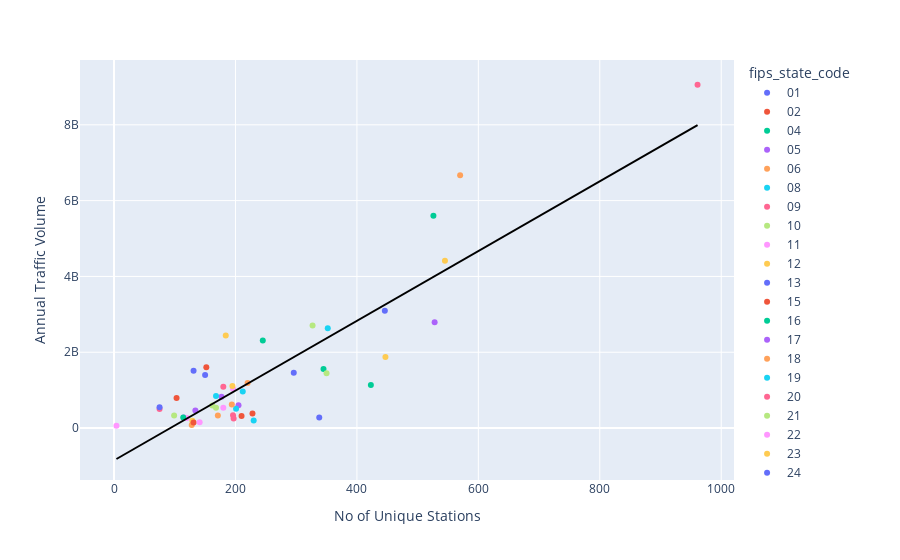

The code cell stored with this chart in its notebook:
### Code cell
# Merge num_unique_stations with traffic_state
merge_station_state = num_unique_stations.merge(traffic_state, on="fips_state_code")
fig = px.scatter(merge_station_state, x="num_unique_stations", y="annual_traffic_volume",
           color="fips_state_code", trendline="ols", trendline_scope="overall",
           hover_data=["fips_state_code"], trendline_color_override="black",
           labels={"num_unique_stations": "No of Unique Stations",
                   "annual_traffic_volume": "Annual Traffic Volume"})
fig

### Figure 1 — Plotly figure (JSON) as saved in the notebook; plotly's stock layout.template omitted (floating-point values rounded to 4 significant figures)
{"data": [{"customdata": [["01"]], "hovertemplate": "fips_state_code=%{customdata[0]}<br>No of Unique Stations=%{x}<br>Annual Traffic Volume=%{y}<extra></extra>", "legendgroup": "01", "marker": {"color": "#636efa", "symbol": "circle"}, "mode": "markers", "name": "01", "orientation": "v", "showlegend": true, "type": "scatter", "x": [296], "xaxis": "x", "y": [1461509905], "yaxis": "y"}, {"customdata": [["02"]], "hovertemplate": "fips_state_code=%{customdata[0]}<br>No of Unique Stations=%{x}<br>Annual Traffic Volume=%{y}<extra></extra>", "legendgroup": "02", "marker": {"color": "#EF553B", "symbol": "circle"}, "mode": "markers", "name": "02", "orientation": "v", "showlegend": true, "type": "scatter", "x": [210], "xaxis": "x", "y": [318138924], "yaxis": "y"}, {"customdata": [["04"]], "hovertemplate": "fips_state_code=%{customdata[0]}<br>No of Unique Stations=%{x}<br>Annual Traffic Volume=%{y}<extra></extra>", "legendgroup": "04", "marker": {"color": "#00cc96", "symbol": "circle"}, "mode": "markers", "name": "04", "orientation": "v", "showlegend": true, "type": "scatter", "x": [526], "xaxis": "x", "y": [5600393206], "yaxis": "y"}, {"customdata": [["05"]], "hovertemplate": "fips_state_code=%{customdata[0]}<br>No of Unique Stations=%{x}<br>Annual Traffic Volume=%{y}<extra></extra>", "legendgroup": "05", "marker": {"color": "#ab63fa", "symbol": "circle"}, "mode": "markers", "name": "05", "orientation": "v", "showlegend": true, "type": "scatter", "x": [115], "xaxis": "x", "y": [278436058], "yaxis": "y"}, {"customdata": [["06"]], "hovertemplate": "fips_state_code=%{customdata[0]}<br>No of Unique Stations=%{x}<br>Annual Traffic Volume=%{y}<extra></extra>", "legendgroup": "06", "marker": {"color": "#FFA15A", "symbol": "circle"}, "mode": "markers", "name": "06", "orientation": "v", "showlegend": true, "type": "scatter", "x": [570], "xaxis": "x", "y": [6670057776], "yaxis": "y"}, {"customdata": [["08"]], "hovertemplate": "fips_state_code=%{customdata[0]}<br>No of Unique Stations=%{x}<br>Annual Traffic Volume=%{y}<extra></extra>", "legendgroup": "08", "marker": {"color": "#19d3f3", "symbol": "circle"}, "mode": "markers", "name": "08", "orientation": "v", "showlegend": true, "type": "scatter", "x": [212], "xaxis": "x", "y": [964145461], "yaxis": "y"}, {"customdata": [["09"]], "hovertemplate": "fips_state_code=%{customdata[0]}<br>No of Unique Stations=%{x}<br>Annual Traffic Volume=%{y}<extra></extra>", "legendgroup": "09", "marker": {"color": "#FF6692", "symbol": "circle"}, "mode": "markers", "name": "09", "orientation": "v", "showlegend": true, "type": "scatter", "x": [75], "xaxis": "x", "y": [500556105], "yaxis": "y"}, {"customdata": [["10"]], "hovertemplate": "fips_state_code=%{customdata[0]}<br>No of Unique Stations=%{x}<br>Annual Traffic Volume=%{y}<extra></extra>", "legendgroup": "10", "marker": {"color": "#B6E880", "symbol": "circle"}, "mode": "markers", "name": "10", "orientation": "v", "showlegend": true, "type": "scatter", "x": [168], "xaxis": "x", "y": [534104309], "yaxis": "y"}, {"customdata": [["11"]], "hovertemplate": "fips_state_code=%{customdata[0]}<br>No of Unique Stations=%{x}<br>Annual Traffic Volume=%{y}<extra></extra>", "legendgroup": "11", "marker": {"color": "#FF97FF", "symbol": "circle"}, "mode": "markers", "name": "11", "orientation": "v", "showlegend": true, "type": "scatter", "x": [4], "xaxis": "x", "y": [59205437], "yaxis": "y"}, {"customdata": [["12"]], "hovertemplate": "fips_state_code=%{customdata[0]}<br>No of Unique Stations=%{x}<br>Annual Traffic Volume=%{y}<extra></extra>", "legendgroup": "12", "marker": {"color": "#FECB52", "symbol": "circle"}, "mode": "markers", "name": "12", "orientation": "v", "showlegend": true, "type": "scatter", "x": [545], "xaxis": "x", "y": [4412694931], "yaxis": "y"}, {"customdata": [["13"]], "hovertemplate": "fips_state_code=%{customdata[0]}<br>No of Unique Stations=%{x}<br>Annual Traffic Volume=%{y}<extra></extra>", "legendgroup": "13", "marker": {"color": "#636efa", "symbol": "circle"}, "mode": "markers", "name": "13", "orientation": "v", "showlegend": true, "type": "scatter", "x": [446], "xaxis": "x", "y": [3094751035], "yaxis": "y"}, {"customdata": [["15"]], "hovertemplate": "fips_state_code=%{customdata[0]}<br>No of Unique Stations=%{x}<br>Annual Traffic Volume=%{y}<extra></extra>", "legendgroup": "15", "marker": {"color": "#EF553B", "symbol": "circle"}, "mode": "markers", "name": "15", "orientation": "v", "showlegend": true, "type": "scatter", "x": [152], "xaxis": "x", "y": [1605036832], "yaxis": "y"}, {"customdata": [["16"]], "hovertemplate": "fips_state_code=%{customdata[0]}<br>No of Unique Stations=%{x}<br>Annual Traffic Volume=%{y}<extra></extra>", "legendgroup": "16", "marker": {"color": "#00cc96", "symbol": "circle"}, "mode": "markers", "name": "16", "orientation": "v", "showlegend": true, "type": "scatter", "x": [423], "xaxis": "x", "y": [1134837654], "yaxis": "y"}, {"customdata": [["17"]], "hovertemplate": "fips_state_code=%{customdata[0]}<br>No of Unique Stations=%{x}<br>Annual Traffic Volume=%{y}<extra></extra>", "legendgroup": "17", "marker": {"color": "#ab63fa", "symbol": "circle"}, "mode": "markers", "name": "17", "orientation": "v", "showlegend": true, "type": "scatter", "x": [205], "xaxis": "x", "y": [604663105], "yaxis": "y"}, {"customdata": [["18"]], "hovertemplate": "fips_state_code=%{customdata[0]}<br>No of Unique Stations=%{x}<br>Annual Traffic Volume=%{y}<extra></extra>", "legendgroup": "18", "marker": {"color": "#FFA15A", "symbol": "circle"}, "mode": "markers", "name": "18", "orientation": "v", "showlegend": true, "type": "scatter", "x": [171], "xaxis": "x", "y": [332236497], "yaxis": "y"}, {"customdata": [["19"]], "hovertemplate": "fips_state_code=%{customdata[0]}<br>No of Unique Stations=%{x}<br>Annual Traffic Volume=%{y}<extra></extra>", "legendgroup": "19", "marker": {"color": "#19d3f3", "symbol": "circle"}, "mode": "markers", "name": "19", "orientation": "v", "showlegend": true, "type": "scatter", "x": [201], "xaxis": "x", "y": [510570289], "yaxis": "y"}, {"customdata": [["20"]], "hovertemplate": "fips_state_code=%{customdata[0]}<br>No of Unique Stations=%{x}<br>Annual Traffic Volume=%{y}<extra></extra>", "legendgroup": "20", "marker": {"color": "#FF6692", "symbol": "circle"}, "mode": "markers", "name": "20", "orientation": "v", "showlegend": true, "type": "scatter", "x": [196], "xaxis": "x", "y": [340832204], "yaxis": "y"}, {"customdata": [["21"]], "hovertemplate": "fips_state_code=%{customdata[0]}<br>No of Unique Stations=%{x}<br>Annual Traffic Volume=%{y}<extra></extra>", "legendgroup": "21", "marker": {"color": "#B6E880", "symbol": "circle"}, "mode": "markers", "name": "21", "orientation": "v", "showlegend": true, "type": "scatter", "x": [162], "xaxis": "x", "y": [597736449], "yaxis": "y"}, {"customdata": [["22"]], "hovertemplate": "fips_state_code=%{customdata[0]}<br>No of Unique Stations=%{x}<br>Annual Traffic Volume=%{y}<extra></extra>", "legendgroup": "22", "marker": {"color": "#FF97FF", "symbol": "circle"}, "mode": "markers", "name": "22", "orientation": "v", "showlegend": true, "type": "scatter", "x": [120], "xaxis": "x", "y": [263211358], "yaxis": "y"}, {"customdata": [["23"]], "hovertemplate": "fips_state_code=%{customdata[0]}<br>No of Unique Stations=%{x}<br>Annual Traffic Volume=%{y}<extra></extra>", "legendgroup": "23", "marker": {"color": "#FECB52", "symbol": "circle"}, "mode": "markers", "name": "23", "orientation": "v", "showlegend": true, "type": "scatter", "x": [129], "xaxis": "x", "y": [195938846], "yaxis": "y"}, {"customdata": [["24"]], "hovertemplate": "fips_state_code=%{customdata[0]}<br>No of Unique Stations=%{x}<br>Annual Traffic Volume=%{y}<extra></extra>", "legendgroup": "24", "marker": {"color": "#636efa", "symbol": "circle"}, "mode": "markers", "name": "24", "orientation": "v", "showlegend": true, "type": "scatter", "x": [150], "xaxis": "x", "y": [1399825682], "yaxis": "y"}, {"customdata": [["25"]], "hovertemplate": "fips_state_code=%{customdata[0]}<br>No of Unique Stations=%{x}<br>Annual Traffic Volume=%{y}<extra></extra>", "legendgroup": "25", "marker": {"color": "#EF553B", "symbol": "circle"}, "mode": "markers", "name": "25", "orientation": "v", "showlegend": true, "type": "scatter", "x": [103], "xaxis": "x", "y": [795943829], "yaxis": "y"}, {"customdata": [["26"]], "hovertemplate": "fips_state_code=%{customdata[0]}<br>No of Unique Stations=%{x}<br>Annual Traffic Volume=%{y}<extra></extra>", "legendgroup": "26", "marker": {"color": "#00cc96", "symbol": "circle"}, "mode": "markers", "name": "26", "orientation": "v", "showlegend": true, "type": "scatter", "x": [245], "xaxis": "x", "y": [2308504217], "yaxis": "y"}, {"customdata": [["27"]], "hovertemplate": "fips_state_code=%{customdata[0]}<br>No of Unique Stations=%{x}<br>Annual Traffic Volume=%{y}<extra></extra>", "legendgroup": "27", "marker": {"color": "#ab63fa", "symbol": "circle"}, "mode": "markers", "name": "27", "orientation": "v", "showlegend": true, "type": "scatter", "x": [177], "xaxis": "x", "y": [828942796], "yaxis": "y"}, {"customdata": [["28"]], "hovertemplate": "fips_state_code=%{customdata[0]}<br>No of Unique Stations=%{x}<br>Annual Traffic Volume=%{y}<extra></extra>", "legendgroup": "28", "marker": {"color": "#FFA15A", "symbol": "circle"}, "mode": "markers", "name": "28", "orientation": "v", "showlegend": true, "type": "scatter", "x": [194], "xaxis": "x", "y": [619803351], "yaxis": "y"}, {"customdata": [["29"]], "hovertemplate": "fips_state_code=%{customdata[0]}<br>No of Unique Stations=%{x}<br>Annual Traffic Volume=%{y}<extra></extra>", "legendgroup": "29", "marker": {"color": "#19d3f3", "symbol": "circle"}, "mode": "markers", "name": "29", "orientation": "v", "showlegend": true, "type": "scatter", "x": [168], "xaxis": "x", "y": [849276076], "yaxis": "y"}, {"customdata": [["30"]], "hovertemplate": "fips_state_code=%{customdata[0]}<br>No of Unique Stations=%{x}<br>Annual Traffic Volume=%{y}<extra></extra>", "legendgroup": "30", "marker": {"color": "#FF6692", "symbol": "circle"}, "mode": "markers", "name": "30", "orientation": "v", "showlegend": true, "type": "scatter", "x": [197], "xaxis": "x", "y": [255608184], "yaxis": "y"}, {"customdata": [["31"]], "hovertemplate": "fips_state_code=%{customdata[0]}<br>No of Unique Stations=%{x}<br>Annual Traffic Volume=%{y}<extra></extra>", "legendgroup": "31", "marker": {"color": "#B6E880", "symbol": "circle"}, "mode": "markers", "name": "31", "orientation": "v", "showlegend": true, "type": "scatter", "x": [99], "xaxis": "x", "y": [329863440], "yaxis": "y"}, {"customdata": [["32"]], "hovertemplate": "fips_state_code=%{customdata[0]}<br>No of Unique Stations=%{x}<br>Annual Traffic Volume=%{y}<extra></extra>", "legendgroup": "32", "marker": {"color": "#FF97FF", "symbol": "circle"}, "mode": "markers", "name": "32", "orientation": "v", "showlegend": true, "type": "scatter", "x": [196], "xaxis": "x", "y": [1037072029], "yaxis": "y"}, {"customdata": [["33"]], "hovertemplate": "fips_state_code=%{customdata[0]}<br>No of Unique Stations=%{x}<br>Annual Traffic Volume=%{y}<extra></extra>", "legendgroup": "33", "marker": {"color": "#FECB52", "symbol": "circle"}, "mode": "markers", "name": "33", "orientation": "v", "showlegend": true, "type": "scatter", "x": [195], "xaxis": "x", "y": [1108253743], "yaxis": "y"}, {"customdata": [["34"]], "hovertemplate": "fips_state_code=%{customdata[0]}<br>No of Unique Stations=%{x}<br>Annual Traffic Volume=%{y}<extra></extra>", "legendgroup": "34", "marker": {"color": "#636efa", "symbol": "circle"}, "mode": "markers", "name": "34", "orientation": "v", "showlegend": true, "type": "scatter", "x": [75], "xaxis": "x", "y": [549456912], "yaxis": "y"}, {"customdata": [["35"]], "hovertemplate": "fips_state_code=%{customdata[0]}<br>No of Unique Stations=%{x}<br>Annual Traffic Volume=%{y}<extra></extra>", "legendgroup": "35", "marker": {"color": "#EF553B", "symbol": "circle"}, "mode": "markers", "name": "35", "orientation": "v", "showlegend": true, "type": "scatter", "x": [228], "xaxis": "x", "y": [384977104], "yaxis": "y"}, {"customdata": [["36"]], "hovertemplate": "fips_state_code=%{customdata[0]}<br>No of Unique Stations=%{x}<br>Annual Traffic Volume=%{y}<extra></extra>", "legendgroup": "36", "marker": {"color": "#00cc96", "symbol": "circle"}, "mode": "markers", "name": "36", "orientation": "v", "showlegend": true, "type": "scatter", "x": [345], "xaxis": "x", "y": [1560213283], "yaxis": "y"}, {"customdata": [["37"]], "hovertemplate": "fips_state_code=%{customdata[0]}<br>No of Unique Stations=%{x}<br>Annual Traffic Volume=%{y}<extra></extra>", "legendgroup": "37", "marker": {"color": "#ab63fa", "symbol": "circle"}, "mode": "markers", "name": "37", "orientation": "v", "showlegend": true, "type": "scatter", "x": [134], "xaxis": "x", "y": [466053858], "yaxis": "y"}, {"customdata": [["38"]], "hovertemplate": "fips_state_code=%{customdata[0]}<br>No of Unique Stations=%{x}<br>Annual Traffic Volume=%{y}<extra></extra>", "legendgroup": "38", "marker": {"color": "#FFA15A", "symbol": "circle"}, "mode": "markers", "name": "38", "orientation": "v", "showlegend": true, "type": "scatter", "x": [128], "xaxis": "x", "y": [80318777], "yaxis": "y"}, {"customdata": [["39"]], "hovertemplate": "fips_state_code=%{customdata[0]}<br>No of Unique Stations=%{x}<br>Annual Traffic Volume=%{y}<extra></extra>", "legendgroup": "39", "marker": {"color": "#19d3f3", "symbol": "circle"}, "mode": "markers", "name": "39", "orientation": "v", "showlegend": true, "type": "scatter", "x": [352], "xaxis": "x", "y": [2631835767], "yaxis": "y"}, {"customdata": [["40"]], "hovertemplate": "fips_state_code=%{customdata[0]}<br>No of Unique Stations=%{x}<br>Annual Traffic Volume=%{y}<extra></extra>", "legendgroup": "40", "marker": {"color": "#FF6692", "symbol": "circle"}, "mode": "markers", "name": "40", "orientation": "v", "showlegend": true, "type": "scatter", "x": [180], "xaxis": "x", "y": [1090108811], "yaxis": "y"}, {"customdata": [["41"]], "hovertemplate": "fips_state_code=%{customdata[0]}<br>No of Unique Stations=%{x}<br>Annual Traffic Volume=%{y}<extra></extra>", "legendgroup": "41", "marker": {"color": "#B6E880", "symbol": "circle"}, "mode": "markers", "name": "41", "orientation": "v", "showlegend": true, "type": "scatter", "x": [350], "xaxis": "x", "y": [1443103445], "yaxis": "y"}, {"customdata": [["42"]], "hovertemplate": "fips_state_code=%{customdata[0]}<br>No of Unique Stations=%{x}<br>Annual Traffic Volume=%{y}<extra></extra>", "legendgroup": "42", "marker": {"color": "#FF97FF", "symbol": "circle"}, "mode": "markers", "name": "42", "orientation": "v", "showlegend": true, "type": "scatter", "x": [180], "xaxis": "x", "y": [534070530], "yaxis": "y"}, {"customdata": [["44"]], "hovertemplate": "fips_state_code=%{customdata[0]}<br>No of Unique Stations=%{x}<br>Annual Traffic Volume=%{y}<extra></extra>", "legendgroup": "44", "marker": {"color": "#FECB52", "symbol": "circle"}, "mode": "markers", "name": "44", "orientation": "v", "showlegend": true, "type": "scatter", "x": [184], "xaxis": "x", "y": [2441569023], "yaxis": "y"}, {"customdata": [["45"]], "hovertemplate": "fips_state_code=%{customdata[0]}<br>No of Unique Stations=%{x}<br>Annual Traffic Volume=%{y}<extra></extra>", "legendgroup": "45", "marker": {"color": "#636efa", "symbol": "circle"}, "mode": "markers", "name": "45", "orientation": "v", "showlegend": true, "type": "scatter", "x": [131], "xaxis": "x", "y": [1511178572], "yaxis": "y"}, {"customdata": [["46"]], "hovertemplate": "fips_state_code=%{customdata[0]}<br>No of Unique Stations=%{x}<br>Annual Traffic Volume=%{y}<extra></extra>", "legendgroup": "46", "marker": {"color": "#EF553B", "symbol": "circle"}, "mode": "markers", "name": "46", "orientation": "v", "showlegend": true, "type": "scatter", "x": [131], "xaxis": "x", "y": [147911499], "yaxis": "y"}, {"customdata": [["47"]], "hovertemplate": "fips_state_code=%{customdata[0]}<br>No of Unique Stations=%{x}<br>Annual Traffic Volume=%{y}<extra></extra>", "legendgroup": "47", "marker": {"color": "#00cc96", "symbol": "circle"}, "mode": "markers", "name": "47", "orientation": "v", "showlegend": true, "type": "scatter", "x": [114], "xaxis": "x", "y": [276729299], "yaxis": "y"}, {"customdata": [["48"]], "hovertemplate": "fips_state_code=%{customdata[0]}<br>No of Unique Stations=%{x}<br>Annual Traffic Volume=%{y}<extra></extra>", "legendgroup": "48", "marker": {"color": "#ab63fa", "symbol": "circle"}, "mode": "markers", "name": "48", "orientation": "v", "showlegend": true, "type": "scatter", "x": [528], "xaxis": "x", "y": [2791691757], "yaxis": "y"}, {"customdata": [["49"]], "hovertemplate": "fips_state_code=%{customdata[0]}<br>No of Unique Stations=%{x}<br>Annual Traffic Volume=%{y}<extra></extra>", "legendgroup": "49", "marker": {"color": "#FFA15A", "symbol": "circle"}, "mode": "markers", "name": "49", "orientation": "v", "showlegend": true, "type": "scatter", "x": [220], "xaxis": "x", "y": [1191135280], "yaxis": "y"}, {"customdata": [["50"]], "hovertemplate": "fips_state_code=%{customdata[0]}<br>No of Unique Stations=%{x}<br>Annual Traffic Volume=%{y}<extra></extra>", "legendgroup": "50", "marker": {"color": "#19d3f3", "symbol": "circle"}, "mode": "markers", "name": "50", "orientation": "v", "showlegend": true, "type": "scatter", "x": [230], "xaxis": "x", "y": [197420518], "yaxis": "y"}, {"customdata": [["51"]], "hovertemplate": "fips_state_code=%{customdata[0]}<br>No of Unique Stations=%{x}<br>Annual Traffic Volume=%{y}<extra></extra>", "legendgroup": "51", "marker": {"color": "#FF6692", "symbol": "circle"}, "mode": "markers", "name": "51", "orientation": "v", "showlegend": true, "type": "scatter", "x": [961], "xaxis": "x", "y": [9056241744], "yaxis": "y"}, {"customdata": [["53"]], "hovertemplate": "fips_state_code=%{customdata[0]}<br>No of Unique Stations=%{x}<br>Annual Traffic Volume=%{y}<extra></extra>", "legendgroup": "53", "marker": {"color": "#B6E880", "symbol": "circle"}, "mode": "markers", "name": "53", "orientation": "v", "showlegend": true, "type": "scatter", "x": [327], "xaxis": "x", "y": [2702688901], "yaxis": "y"}, {"customdata": [["54"]], "hovertemplate": "fips_state_code=%{customdata[0]}<br>No of Unique Stations=%{x}<br>Annual Traffic Volume=%{y}<extra></extra>", "legendgroup": "54", "marker": {"color": "#FF97FF", "symbol": "circle"}, "mode": "markers", "name": "54", "orientation": "v", "showlegend": true, "type": "scatter", "x": [141], "xaxis": "x", "y": [151767797], "yaxis": "y"}, {"customdata": [["55"]], "hovertemplate": "fips_state_code=%{customdata[0]}<br>No of Unique Stations=%{x}<br>Annual Traffic Volume=%{y}<extra></extra>", "legendgroup": "55", "marker": {"color": "#FECB52", "symbol": "circle"}, "mode": "markers", "name": "55", "orientation": "v", "showlegend": true, "type": "scatter", "x": [447], "xaxis": "x", "y": [1872783834], "yaxis": "y"}, {"customdata": [["56"]], "hovertemplate": "fips_state_code=%{customdata[0]}<br>No of Unique Stations=%{x}<br>Annual Traffic Volume=%{y}<extra></extra>", "legendgroup": "56", "marker": {"color": "#636efa", "symbol": "circle"}, "mode": "markers", "name": "56", "orientation": "v", "showlegend": true, "type": "scatter", "x": [338], "xaxis": "x", "y": [279254443], "yaxis": "y"}, {"hovertemplate": "<b>OLS trendline</b><br>annual_traffic_volume = 9.19996e+06 * num_unique_stations + -8.52307e+08<br>R<sup>2</sup>=0.769466<br><br>No of Unique Stations=%{x}<br>Annual Traffic Volume=%{y} <b>(trend)</b><extra></extra>", "legendgroup": "Overall Trendline", "line": {"color": "black"}, "mode": "lines", "name": "Overall Trendline", "showlegend": true, "type": "scatter", "x": [4, 75, 75, 99, 103, 114, 115, 120, 128, 129, 131, 131, 134, 141, 150, 152, 162, 168, 168, 171, 177, 180, 180, 184, 194, 195, 196, 196, 197, 201, 205, 210, 212, 220, 228, 230, 245, 296, 327, 338, 345, 350, 352, 423, 446, 447, 526, 528, 545, 570, 961], "xaxis": "x", "y": [-815500000.0, -162300000.0, -162300000.0, 58490000.0, 95290000.0, 196500000.0, 205700000.0, 251700000.0, 325300000.0, 334500000.0, 352900000.0, 352900000.0, 380500000.0, 444900000.0, 527700000.0, 546100000.0, 638100000.0, 693300000.0, 693300000.0, 720900000.0, 776100000.0, 803700000.0, 803700000.0, 840500000.0, 932500000.0, 941700000.0, 950900000.0, 950900000.0, 960100000.0, 996900000.0, 1034000000.0, 1080000000.0, 1098000000.0, 1172000000.0, 1245000000.0, 1264000000.0, 1402000000.0, 1871000000.0, 2156000000.0, 2257000000.0, 2322000000.0, 2368000000.0, 2386000000.0, 3039000000.0, 3251000000.0, 3260000000.0, 3987000000.0, 4005000000.0, 4162000000.0, 4392000000.0, 7989000000.0], "yaxis": "y"}], "layout": {"legend": {"title": {"text": "fips_state_code"}, "tracegroupgap": 0}, "margin": {"t": 60}, "xaxis": {"anchor": "y", "domain": [0, 1], "title": {"text": "No of Unique Stations"}}, "yaxis": {"anchor": "x", "domain": [0, 1], "title": {"text": "Annual Traffic Volume"}}}}
